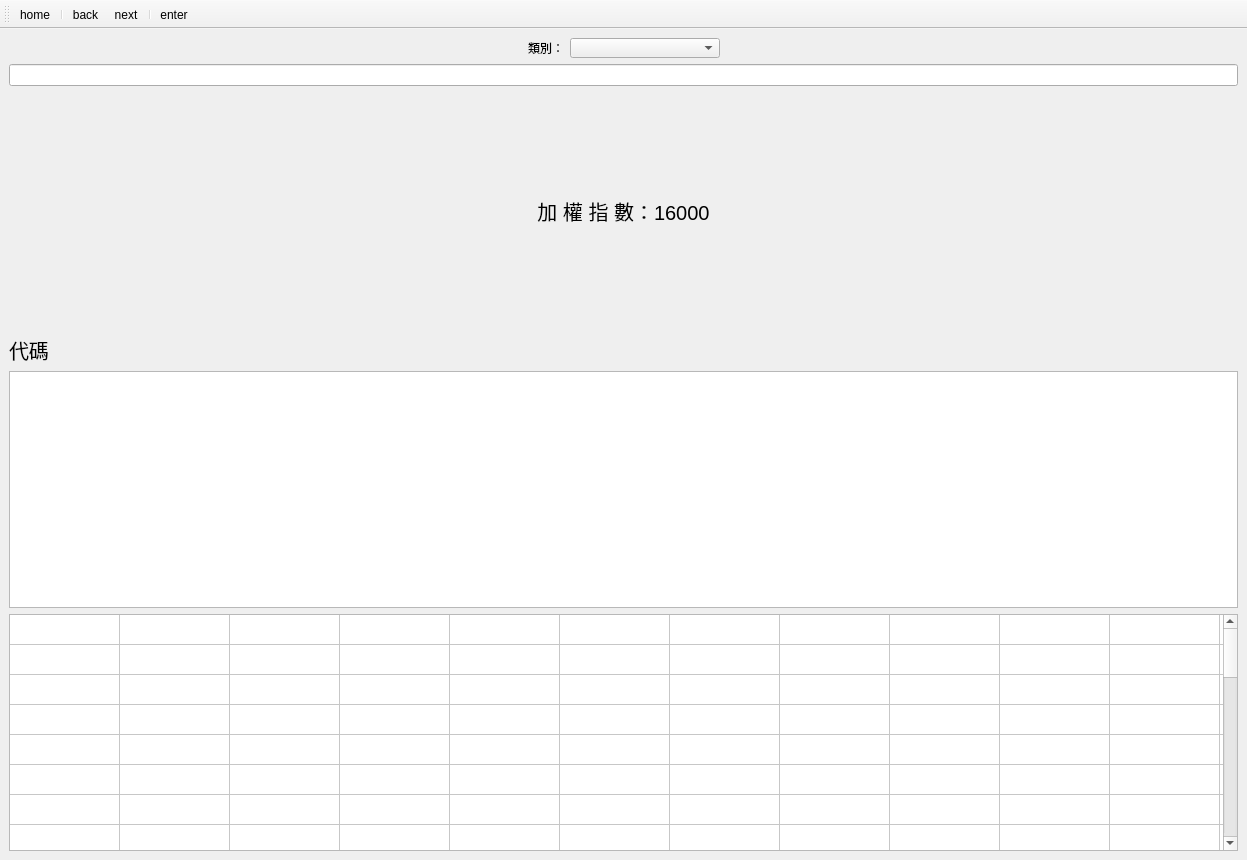
<?xml version="1.0" encoding="UTF-8"?>
<ui version="4.0">
 <class>MainWindow</class>
 <widget class="QMainWindow" name="MainWindow">
  <property name="geometry">
   <rect>
    <x>0</x>
    <y>0</y>
    <width>1247</width>
    <height>860</height>
   </rect>
  </property>
  <property name="windowTitle">
   <string>MainWindow</string>
  </property>
  <widget class="QWidget" name="centralwidget">
   <layout class="QHBoxLayout" name="horizontalLayout">
    <item>
     <layout class="QVBoxLayout" name="verticalLayout">
      <item>
       <layout class="QHBoxLayout" name="horizontalLayout_3">
        <item>
         <spacer name="horizontalSpacer_2">
          <property name="orientation">
           <enum>Qt::Horizontal</enum>
          </property>
          <property name="sizeHint" stdset="0">
           <size>
            <width>40</width>
            <height>20</height>
           </size>
          </property>
         </spacer>
        </item>
        <item>
         <widget class="QLabel" name="label">
          <property name="text">
           <string>類別：</string>
          </property>
         </widget>
        </item>
        <item>
         <widget class="QComboBox" name="comboBox">
          <property name="minimumSize">
           <size>
            <width>150</width>
            <height>20</height>
           </size>
          </property>
          <property name="maximumSize">
           <size>
            <width>150</width>
            <height>20</height>
           </size>
          </property>
         </widget>
        </item>
        <item>
         <spacer name="horizontalSpacer">
          <property name="orientation">
           <enum>Qt::Horizontal</enum>
          </property>
          <property name="sizeHint" stdset="0">
           <size>
            <width>40</width>
            <height>20</height>
           </size>
          </property>
         </spacer>
        </item>
       </layout>
      </item>
      <item>
       <widget class="QLineEdit" name="lineEdit"/>
      </item>
      <item>
       <widget class="QLabel" name="label_2">
        <property name="sizePolicy">
         <sizepolicy hsizetype="Expanding" vsizetype="Expanding">
          <horstretch>0</horstretch>
          <verstretch>0</verstretch>
         </sizepolicy>
        </property>
        <property name="font">
         <font>
          <pointsize>15</pointsize>
         </font>
        </property>
        <property name="text">
         <string>加 權 指 數：16000</string>
        </property>
        <property name="alignment">
         <set>Qt::AlignCenter</set>
        </property>
       </widget>
      </item>
      <item>
       <widget class="QLabel" name="label_3">
        <property name="sizePolicy">
         <sizepolicy hsizetype="Fixed" vsizetype="Fixed">
          <horstretch>0</horstretch>
          <verstretch>0</verstretch>
         </sizepolicy>
        </property>
        <property name="font">
         <font>
          <pointsize>15</pointsize>
         </font>
        </property>
        <property name="text">
         <string>代碼</string>
        </property>
       </widget>
      </item>
      <item>
       <widget class="QTableWidget" name="tableWidget_2">
        <property name="verticalScrollBarPolicy">
         <enum>Qt::ScrollBarAlwaysOff</enum>
        </property>
        <property name="horizontalScrollBarPolicy">
         <enum>Qt::ScrollBarAlwaysOff</enum>
        </property>
        <attribute name="horizontalHeaderVisible">
         <bool>false</bool>
        </attribute>
        <attribute name="verticalHeaderVisible">
         <bool>false</bool>
        </attribute>
       </widget>
      </item>
      <item>
       <widget class="QTableWidget" name="tableWidget">
        <property name="frameShadow">
         <enum>QFrame::Plain</enum>
        </property>
        <property name="verticalScrollBarPolicy">
         <enum>Qt::ScrollBarAlwaysOn</enum>
        </property>
        <property name="horizontalScrollBarPolicy">
         <enum>Qt::ScrollBarAlwaysOff</enum>
        </property>
        <property name="autoScroll">
         <bool>true</bool>
        </property>
        <property name="alternatingRowColors">
         <bool>false</bool>
        </property>
        <property name="selectionBehavior">
         <enum>QAbstractItemView::SelectItems</enum>
        </property>
        <property name="verticalScrollMode">
         <enum>QAbstractItemView::ScrollPerItem</enum>
        </property>
        <property name="showGrid">
         <bool>true</bool>
        </property>
        <property name="sortingEnabled">
         <bool>false</bool>
        </property>
        <property name="wordWrap">
         <bool>true</bool>
        </property>
        <property name="cornerButtonEnabled">
         <bool>true</bool>
        </property>
        <property name="rowCount">
         <number>30</number>
        </property>
        <property name="columnCount">
         <number>12</number>
        </property>
        <attribute name="horizontalHeaderVisible">
         <bool>false</bool>
        </attribute>
        <attribute name="horizontalHeaderCascadingSectionResizes">
         <bool>true</bool>
        </attribute>
        <attribute name="horizontalHeaderDefaultSectionSize">
         <number>110</number>
        </attribute>
        <attribute name="horizontalHeaderHighlightSections">
         <bool>true</bool>
        </attribute>
        <attribute name="horizontalHeaderMinimumSectionSize">
         <number>25</number>
        </attribute>
        <attribute name="horizontalHeaderShowSortIndicator" stdset="0">
         <bool>false</bool>
        </attribute>
        <attribute name="horizontalHeaderStretchLastSection">
         <bool>false</bool>
        </attribute>
        <attribute name="verticalHeaderVisible">
         <bool>false</bool>
        </attribute>
        <attribute name="verticalHeaderCascadingSectionResizes">
         <bool>false</bool>
        </attribute>
        <attribute name="verticalHeaderDefaultSectionSize">
         <number>30</number>
        </attribute>
        <attribute name="verticalHeaderHighlightSections">
         <bool>false</bool>
        </attribute>
        <attribute name="verticalHeaderMinimumSectionSize">
         <number>10</number>
        </attribute>
        <attribute name="verticalHeaderShowSortIndicator" stdset="0">
         <bool>false</bool>
        </attribute>
        <attribute name="verticalHeaderStretchLastSection">
         <bool>false</bool>
        </attribute>
        <row>
         <property name="text">
          <string/>
         </property>
        </row>
        <row>
         <property name="text">
          <string/>
         </property>
        </row>
        <row/>
        <row/>
        <row/>
        <row/>
        <row/>
        <row/>
        <row/>
        <row/>
        <row/>
        <row/>
        <row/>
        <row/>
        <row/>
        <row/>
        <row/>
        <row/>
        <row/>
        <row/>
        <row/>
        <row/>
        <row/>
        <row/>
        <row/>
        <row/>
        <row/>
        <row/>
        <row/>
        <row/>
        <column>
         <property name="text">
          <string>嗨</string>
         </property>
         <property name="background">
          <color>
           <red>60</red>
           <green>88</green>
           <blue>10</blue>
          </color>
         </property>
         <property name="foreground">
          <brush brushstyle="NoBrush">
           <color alpha="255">
            <red>200</red>
            <green>200</green>
            <blue>200</blue>
           </color>
          </brush>
         </property>
        </column>
        <column>
         <property name="text">
          <string>新增欄位</string>
         </property>
         <property name="background">
          <color>
           <red>100</red>
           <green>100</green>
           <blue>100</blue>
          </color>
         </property>
        </column>
        <column>
         <property name="text">
          <string/>
         </property>
        </column>
        <column>
         <property name="text">
          <string/>
         </property>
        </column>
        <column/>
        <column/>
        <column/>
        <column/>
        <column/>
        <column/>
        <column/>
        <column/>
        <item row="0" column="0">
         <property name="text">
          <string/>
         </property>
         <property name="font">
          <font>
           <pointsize>15</pointsize>
          </font>
         </property>
         <property name="textAlignment">
          <set>AlignCenter</set>
         </property>
        </item>
        <item row="0" column="2">
         <property name="text">
          <string/>
         </property>
         <property name="font">
          <font>
           <pointsize>15</pointsize>
          </font>
         </property>
         <property name="textAlignment">
          <set>AlignCenter</set>
         </property>
        </item>
        <item row="0" column="3">
         <property name="text">
          <string/>
         </property>
         <property name="font">
          <font>
           <pointsize>15</pointsize>
          </font>
         </property>
         <property name="textAlignment">
          <set>AlignCenter</set>
         </property>
        </item>
       </widget>
      </item>
     </layout>
    </item>
   </layout>
  </widget>
  <widget class="QToolBar" name="toolBar">
   <property name="windowTitle">
    <string>toolBar</string>
   </property>
   <attribute name="toolBarArea">
    <enum>TopToolBarArea</enum>
   </attribute>
   <attribute name="toolBarBreak">
    <bool>false</bool>
   </attribute>
   <addaction name="actionhome"/>
   <addaction name="separator"/>
   <addaction name="actionback"/>
   <addaction name="actionnext"/>
   <addaction name="separator"/>
   <addaction name="actionenter"/>
  </widget>
  <action name="actionhome">
   <property name="icon">
    <iconset resource="icon.qrc">
     <normaloff>:/icon/house.png</normaloff>:/icon/house.png</iconset>
   </property>
   <property name="text">
    <string>home</string>
   </property>
  </action>
  <action name="actionback">
   <property name="icon">
    <iconset resource="icon.qrc">
     <normaloff>:/icon/iconfinder_restart-1_18208.png</normaloff>:/icon/iconfinder_restart-1_18208.png</iconset>
   </property>
   <property name="text">
    <string>back</string>
   </property>
  </action>
  <action name="actionnext">
   <property name="icon">
    <iconset resource="icon.qrc">
     <normaloff>:/icon/iconfinder_restart-1_18209.png</normaloff>:/icon/iconfinder_restart-1_18209.png</iconset>
   </property>
   <property name="text">
    <string>next</string>
   </property>
  </action>
  <action name="actionenter">
   <property name="icon">
    <iconset resource="icon.qrc">
     <normaloff>:/icon/enter.png</normaloff>:/icon/enter.png</iconset>
   </property>
   <property name="text">
    <string>enter</string>
   </property>
  </action>
 </widget>
 <resources>
  <include location="icon.qrc"/>
 </resources>
 <connections/>
</ui>
